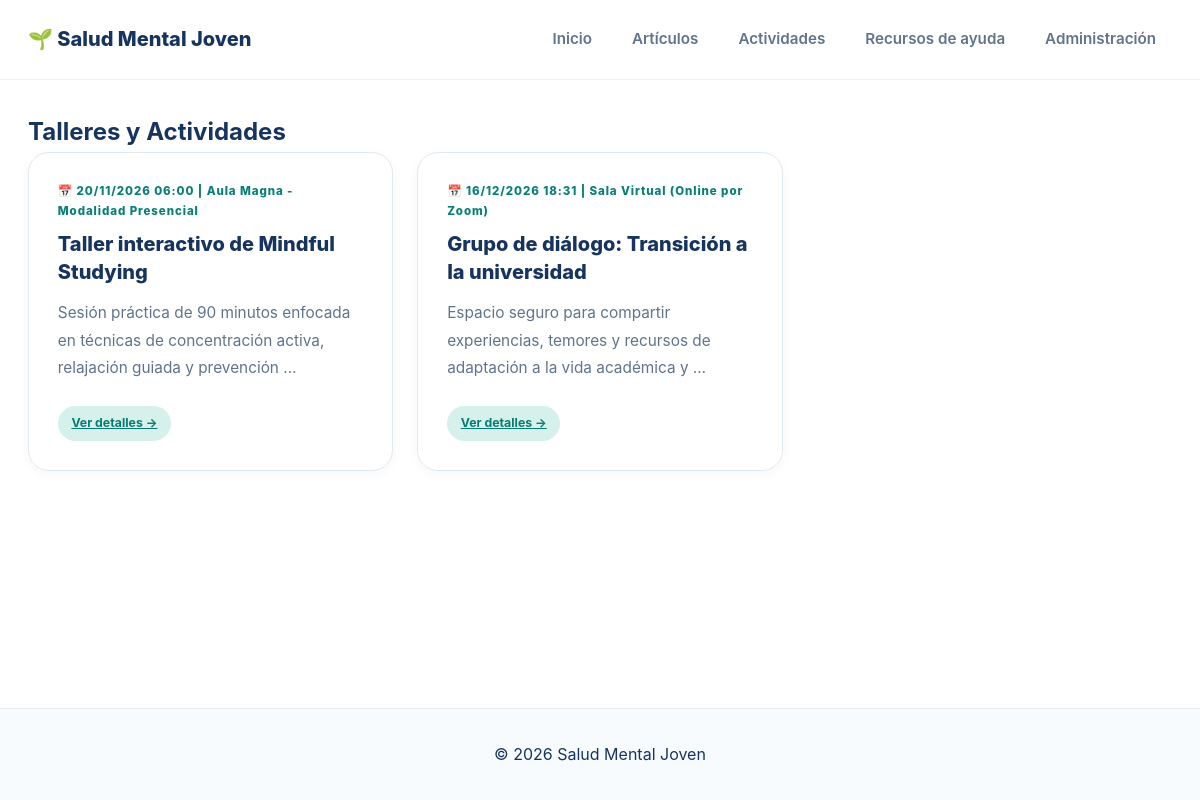
Page /actividades/ on the committed database.
### appSaludMentalJoven/models.py (models this page shows, shortened)
class Actividad(models.Model):
    titulo = models.CharField(max_length=200, verbose_name="Título de la actividad")
    descripcion = models.TextField(verbose_name="Descripción")
    fecha = models.DateTimeField(verbose_name="Fecha y hora")
    lugar = models.CharField(max_length=200, verbose_name="Lugar o modalidad")
    plazas = models.PositiveIntegerField(default=20, verbose_name="Plazas")
    class Meta:
        verbose_name = "Actividad"
        verbose_name_plural = "Actividades"
        ordering = ['fecha']

### appSaludMentalJoven/views.py (the view)
# urls.py: path('actividades/', views.lista_actividades, name='actividades'),
def lista_actividades(request):
    actividades = Actividad.objects.all()
    return render(request, 'actividades_list.html', {'actividades': actividades})

### appSaludMentalJoven/templates/actividades_list.html (shortened to what this page needs)
{% extends 'base.html' %}
{% block content %}
<h2>Talleres y Actividades</h2>
<div class="cards-grid">
    {% for act in actividades %}
    <article class="info-card">
        <span class="card-number">📅 {{ act.fecha|date:"d/m/Y H:i" }} | {{ act.lugar }}</span>
        <h3>{{ act.titulo }}</h3>
        <p>{{ act.descripcion|truncatewords:15 }}</p>
        <a href="{% url 'appSaludMentalJoven:detalle_actividad' act.id %}" class="tag">Ver detalles &rarr;</a>
    </article>
    {% empty %}<p>No hay actividades programadas.</p>{% endfor %}
</div>
{% endblock %}

### appSaludMentalJoven/static/css/style.css (style rules this page uses)
:root { --color-primary: #0d9488; --color-primary-hover: #0f766e; --color-primary-light: #d8f3ed; --color-secondary: #3478c7; --color-accent: #8062ce; --color-text-main: #17345f; --color-text-muted: #61738c; --color-bg-page: #ffffff; --color-bg-card: #ffffff; --color-border: #e1eaf0; --radius-sm: 10px; --radius-md: 16px; --radius-lg: 26px; --shadow-sm: 0 3px 12px rgba(23, 52, 95, 0.04); --shadow-md: 0 14px 32px rgba(23, 52, 95, 0.09); --font-family: -apple-system, BlinkMacSystemFont, "Segoe UI", Roboto, "Helvetica Neue", Arial, sans-serif; }
*, *::before, *::after { box-sizing: border-box; margin: 0; padding: 0; }
html { scroll-behavior: smooth; scroll-padding-top: 100px; }
body { font-family: var(--font-family); background-color: var(--color-bg-page); color: var(--color-text-main); line-height: 1.7; display: flex; flex-direction: column; min-height: 100vh; }
a { color: var(--color-primary-hover); }
.cards-grid { display: grid; grid-template-columns: repeat(3, minmax(0, 1fr)); gap: 1.5rem; }
.info-card { display: flex; flex-direction: column; align-items: flex-start; min-width: 0; padding: 1.8rem; background-color: var(--color-bg-card); border: 1px solid var(--color-border); border-radius: 21px; box-shadow: var(--shadow-sm); transition: transform 0.25s ease, box-shadow 0.25s ease; }
.card-number { margin-bottom: 0.55rem; color: #087f76; font-size: 0.72rem; font-weight: 800; letter-spacing: 0.08em; }
.info-card h3 { margin-bottom: 0.8rem; color: var(--color-text-main); font-size: 1.25rem; font-weight: 800; line-height: 1.4; }
.info-card p { flex: 1; margin-bottom: 1.5rem; color: var(--color-text-muted); font-size: 0.96rem; line-height: 1.8; }
.tag { display: inline-block; align-self: flex-start; padding: 0.45rem 0.85rem; color: #087b73; background-color: #d6f1eb; border-radius: 999px; font-size: 0.77rem; font-weight: 750; }

### rows in the picture
Actividad: fecha "20/11/2026 06:00", lugar "Aula Magna - Modalidad Presencial", titulo "Taller interactivo de Mindful Studying", descripcion "Sesión práctica de 90 minutos enfocada en técnicas de concentración activa, relajación guiada y prevención …"
Actividad: fecha "16/12/2026 18:31", lugar "Sala Virtual (Online por Zoom)", titulo "Grupo de diálogo: Transición a la universidad", descripcion "Espacio seguro para compartir experiencias, temores y recursos de adaptación a la vida académica y …"
